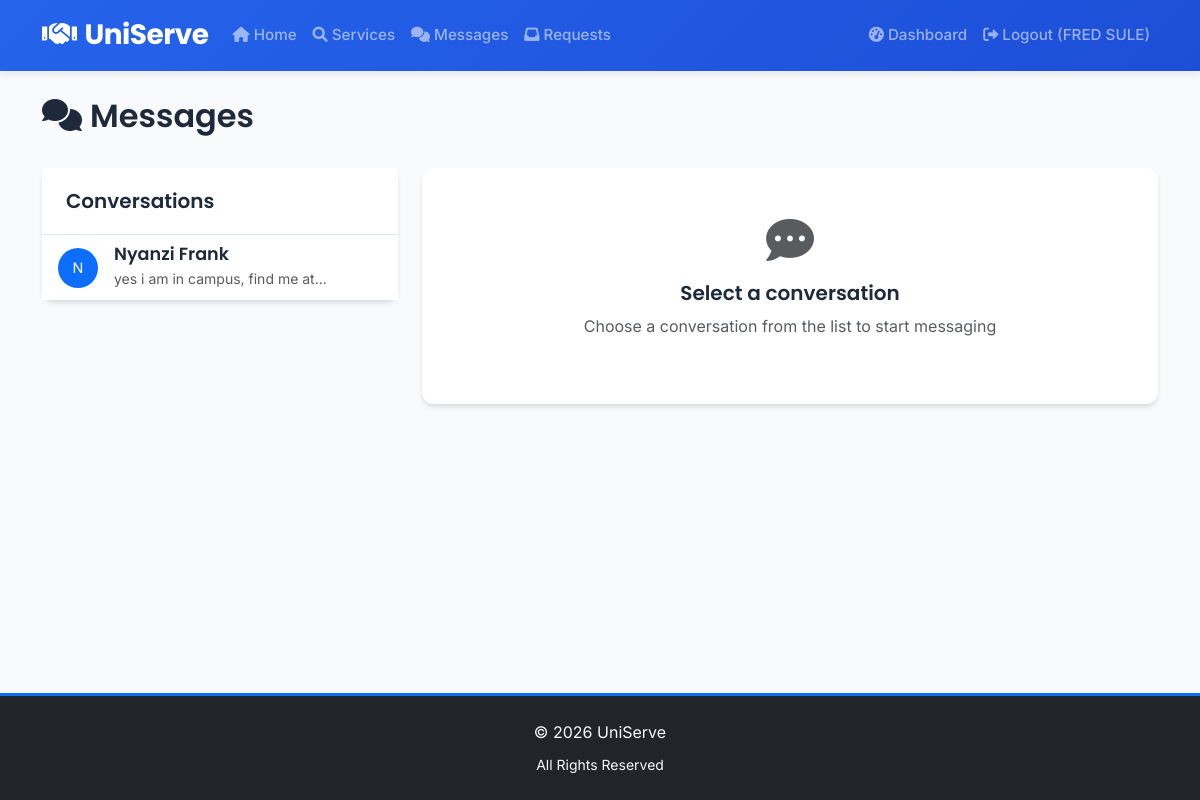
Before: /messages (signed in) with the older database file.
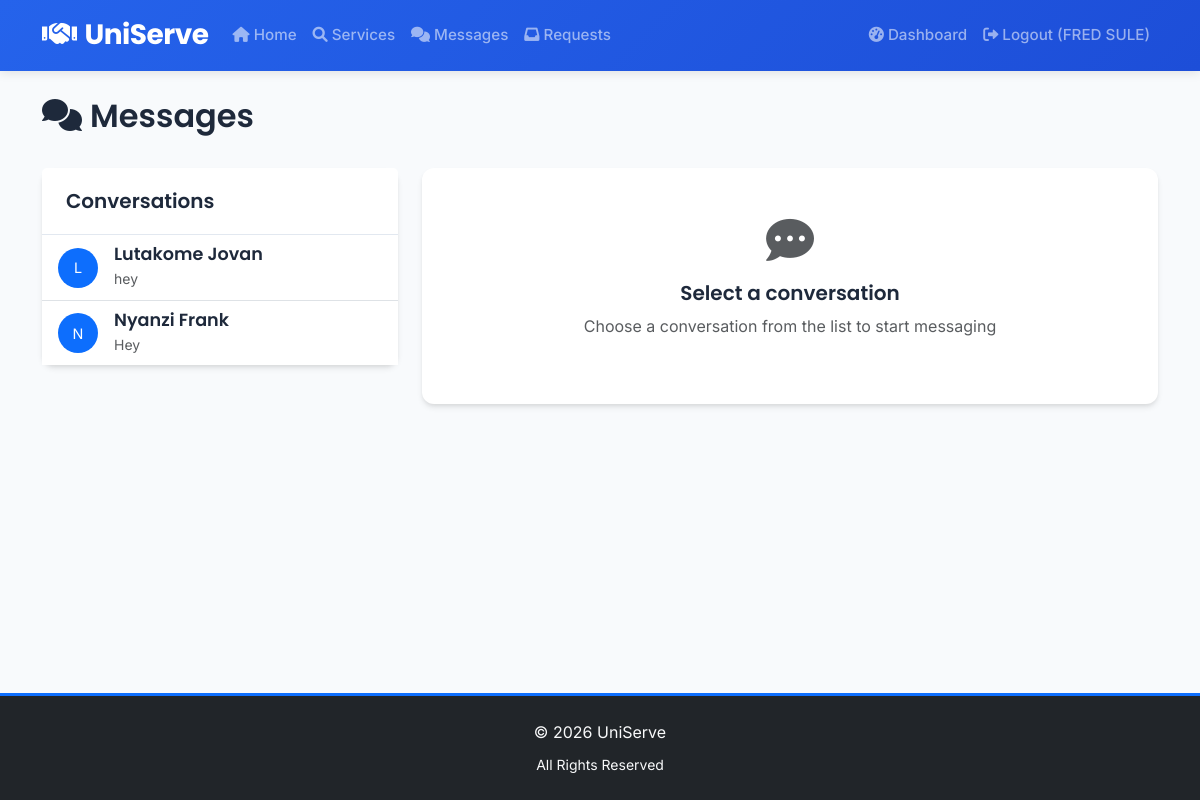
After: the same page with the newer database file.
### app.py (models this page shows)
class User(db.Model):
    id = db.Column(db.Integer, primary_key=True)
    name = db.Column(db.String(100), nullable=False)
    email = db.Column(db.String(100), unique=True, nullable=False)
    password = db.Column(db.String(200), nullable=False)
    user_type = db.Column(db.String(20), nullable=False)
    is_admin = db.Column(db.Boolean, default=False)
    profile_picture = db.Column(db.String(200), nullable=True)
    student_id_document = db.Column(db.String(200), nullable=True)
    verification_status = db.Column(db.String(20), default='unverified')
    registration_date = db.Column(db.DateTime, default=datetime.utcnow)
    services = db.relationship('Service', backref='provider', lazy=True)
    reviews_given = db.relationship('Review', foreign_keys='Review.reviewer_id', backref='reviewer', lazy=True)
    reviews_received = db.relationship('Review', foreign_keys='Review.reviewee_id', backref='reviewee', lazy=True)

class Message(db.Model):
    id = db.Column(db.Integer, primary_key=True)
    sender_id = db.Column(db.Integer, db.ForeignKey('user.id'), nullable=False)
    receiver_id = db.Column(db.Integer, db.ForeignKey('user.id'), nullable=False)
    content = db.Column(db.Text, nullable=False)
    timestamp = db.Column(db.DateTime, default=datetime.utcnow)
    is_read = db.Column(db.Boolean, default=False)
    sender = db.relationship('User', foreign_keys=[sender_id], backref='sent_messages')
    receiver = db.relationship('User', foreign_keys=[receiver_id], backref='received_messages')

### app.py (the view)
@app.route('/messages')
def messages():
    if 'user_id' not in session:
        return redirect(url_for('login'))
    user_id = session['user_id']
    sent_conversations = db.session.query(Message.receiver_id).filter_by(sender_id=user_id).distinct()
    received_conversations = db.session.query(Message.sender_id).filter_by(receiver_id=user_id).distinct()
    all_conversation_ids = set([id[0] for id in sent_conversations] + [id[0] for id in received_conversations])
    conversations = []
    for conv_id in all_conversation_ids:
        other_user = User.query.get(conv_id)
        last_message = Message.query.filter(
            ((Message.sender_id == user_id) & (Message.receiver_id == conv_id)) |
            ((Message.sender_id == conv_id) & (Message.receiver_id == user_id))
        ).order_by(Message.timestamp.desc()).first()
        unread_count = Message.query.filter_by(sender_id=conv_id, receiver_id=user_id, is_read=False).count()
        conversations.append({
            'user': other_user,
            'last_message': last_message,
            'unread_count': unread_count
        })
    conversations.sort(key=lambda x: x['last_message'].timestamp if x['last_message'] else datetime.min, reverse=True)
    return render_template('messages.html', conversations=conversations)

### templates/messages.html (shortened to what this page needs)
{% extends "base.html" %}
{% block content %}
<div class="row">
    <div class="col-md-12">
        <div class="d-flex justify-content-between align-items-center mb-4">
            <h2><i class="fas fa-comments me-2"></i>Messages</h2>
        </div>
    </div>
</div>
<div class="row">
    <div class="col-md-4">
        <div class="card">
            <div class="card-header">
                <h5 class="mb-0">Conversations</h5>
            </div>
            <div class="card-body p-0">
                {% if conversations %}
                    <div class="list-group list-group-flush">
                        {% for conv in conversations %}
                        <a href="{{ url_for('conversation', user_id=conv.user.id) }}"
                           class="list-group-item list-group-item-action d-flex justify-content-between align-items-center">
                            <div class="d-flex align-items-center">
                                {% if conv.user.profile_picture %}
                                <img src="{{ url_for('static', filename='uploads/profile_pictures/' + conv.user.profile_picture) }}"
                                     alt="{{ conv.user.name }}"
                                     class="rounded-circle me-3"
                                     style="width: 40px; height: 40px; object-fit: cover;">
                                {% else %}
                                <div class="bg-primary text-white rounded-circle d-flex align-items-center justify-content-center me-3"
                                     style="width: 40px; height: 40px; font-size: 0.9rem;">
                                    {{ conv.user.name[0]|upper }}
                                </div>
                                {% endif %}
                                <div>
                                    <h6 class="mb-0">{{ conv.user.name }}</h6>
                                    <small class="text-muted">
                                        {% if conv.last_message %}
                                            {{ conv.last_message.content[:30] }}{% if conv.last_message.content|length > 30 %}...{% endif %}
                                        {% else %}
                                            No messages yet
                                        {% endif %}
                                    </small>
                                </div>
                            </div>
                        </a>
                        {% endfor %}
                    </div>
                {% else %}
                    <div class="text-center py-4">
                        <i class="fas fa-comments fa-3x text-muted mb-3"></i>
                        <p class="text-muted">No conversations yet</p>
                    </div>
                {% endif %}
            </div>
        </div>
    </div>
    <div class="col-md-8">
        <div class="card">
            <div class="card-body text-center py-5">
                <i class="fas fa-comment-dots fa-3x text-muted mb-3"></i>
                <h5>Select a conversation</h5>
                <p class="text-muted">Choose a conversation from the list to start messaging</p>
            </div>
        </div>
    </div>
</div>
{% endblock %}

Changed rows visible on the page:
no longer on this page (row unchanged): Message: last_message "yes i am in campus, find me at"
added User: user "L", user.name "Lutakome Jovan"
added Message: last_message "hey"
added Message: last_message "Hey"
Other visible differences:
new list line: "N Nyanzi Frank"
list line gone: "N Nyanzi Frank"
